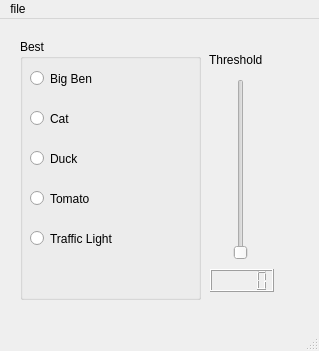
<?xml version="1.0" encoding="UTF-8"?>
<ui version="4.0">
 <class>MainWindow</class>
 <widget class="QMainWindow" name="MainWindow">
  <property name="geometry">
   <rect>
    <x>0</x>
    <y>0</y>
    <width>319</width>
    <height>351</height>
   </rect>
  </property>
  <property name="windowTitle">
   <string>Remove backgrounds</string>
  </property>
  <widget class="QWidget" name="centralwidget">
   <widget class="QGroupBox" name="best">
    <property name="geometry">
     <rect>
      <x>20</x>
      <y>20</y>
      <width>181</width>
      <height>261</height>
     </rect>
    </property>
    <property name="title">
     <string>Best</string>
    </property>
    <widget class="QRadioButton" name="bigben">
     <property name="geometry">
      <rect>
       <x>10</x>
       <y>30</y>
       <width>108</width>
       <height>19</height>
      </rect>
     </property>
     <property name="text">
      <string>Big Ben</string>
     </property>
    </widget>
    <widget class="QRadioButton" name="cat">
     <property name="geometry">
      <rect>
       <x>10</x>
       <y>70</y>
       <width>108</width>
       <height>19</height>
      </rect>
     </property>
     <property name="text">
      <string>Cat</string>
     </property>
    </widget>
    <widget class="QRadioButton" name="duck">
     <property name="geometry">
      <rect>
       <x>10</x>
       <y>110</y>
       <width>108</width>
       <height>19</height>
      </rect>
     </property>
     <property name="text">
      <string>Duck</string>
     </property>
    </widget>
    <widget class="QRadioButton" name="tomato">
     <property name="geometry">
      <rect>
       <x>10</x>
       <y>150</y>
       <width>108</width>
       <height>19</height>
      </rect>
     </property>
     <property name="text">
      <string>Tomato</string>
     </property>
    </widget>
    <widget class="QRadioButton" name="trafficlight">
     <property name="geometry">
      <rect>
       <x>10</x>
       <y>190</y>
       <width>108</width>
       <height>19</height>
      </rect>
     </property>
     <property name="text">
      <string>Traffic Light</string>
     </property>
    </widget>
   </widget>
   <widget class="QSlider" name="slider_1">
    <property name="geometry">
     <rect>
      <x>230</x>
      <y>60</y>
      <width>21</width>
      <height>181</height>
     </rect>
    </property>
    <property name="orientation">
     <enum>Qt::Vertical</enum>
    </property>
   </widget>
   <widget class="QLCDNumber" name="value_lcd">
    <property name="geometry">
     <rect>
      <x>210</x>
      <y>250</y>
      <width>64</width>
      <height>23</height>
     </rect>
    </property>
   </widget>
   <widget class="QLabel" name="label">
    <property name="geometry">
     <rect>
      <x>209</x>
      <y>30</y>
      <width>70</width>
      <height>21</height>
     </rect>
    </property>
    <property name="text">
     <string>Threshold</string>
    </property>
   </widget>
  </widget>
  <widget class="QMenuBar" name="menubar">
   <property name="geometry">
    <rect>
     <x>0</x>
     <y>0</y>
     <width>319</width>
     <height>26</height>
    </rect>
   </property>
   <widget class="QMenu" name="menufile">
    <property name="title">
     <string>file</string>
    </property>
    <addaction name="actionOpen"/>
    <addaction name="actionSave"/>
   </widget>
   <addaction name="menufile"/>
  </widget>
  <widget class="QStatusBar" name="statusbar"/>
  <action name="actionOpen">
   <property name="text">
    <string>Open</string>
   </property>
  </action>
  <action name="actionSave">
   <property name="text">
    <string>Save</string>
   </property>
  </action>
 </widget>
 <resources/>
 <connections/>
</ui>
